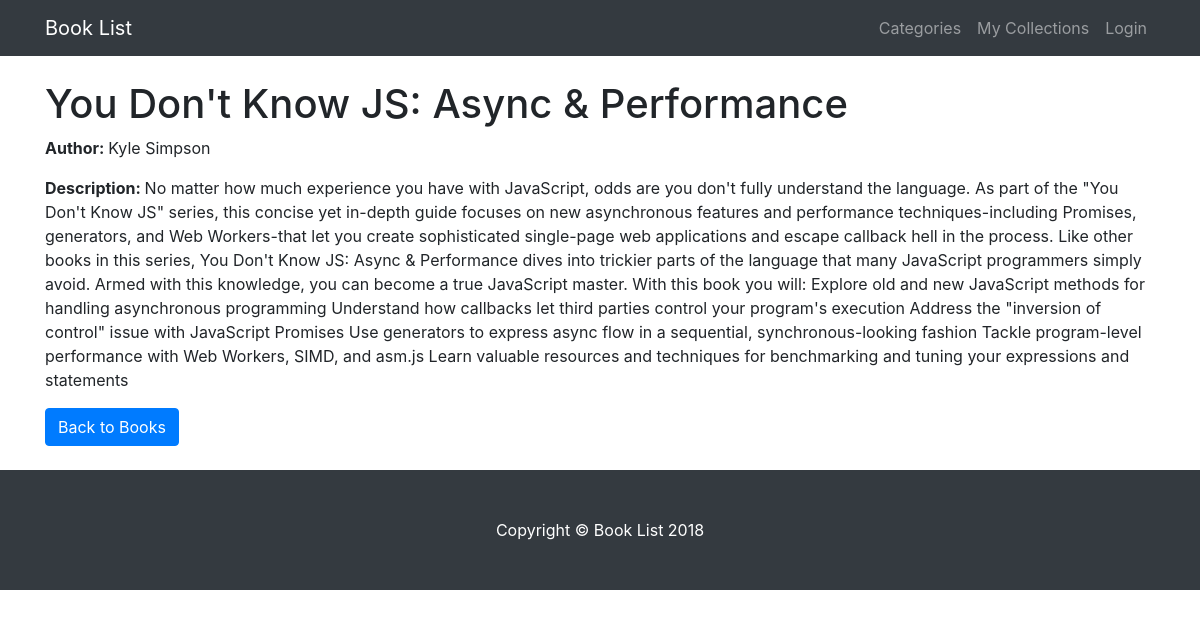
Page /category/2/book/4 on the committed database.
### database_setup.py (models this page shows, shortened)
class Book(Base):
    __tablename__ = 'book'
    id = Column(Integer, primary_key=True)
    name = Column(String(250), nullable=False)
    author = Column(String(250))
    desc = Column(String(1000))
    user_id = Column(String(250), ForeignKey('user.id'))
    user = relationship(User)
    category_id = Column(Integer, ForeignKey('category.id'))
    category = relationship(Category)

### project.py (the view)
@app.route('/category/<int:category_id>/book/<int:book_id>')
def bookDetail(category_id, book_id):
    book = session.query(Book).filter_by(id=book_id).one()
    return render_template(
        "bookDetail.html",
        book=book,
        category_id=category_id,
        session=login_session
    )

### templates/bookDetail.html
{% extends "main.html" %}
{% block content %}
    {% include "header.html" %}
    <br>
    <div class="container">
            <h1>{{book.name}}</h1>
            <p><b>Author: </b>{{book.author}}</p>
            <p><b>Description: </b>{{book.desc}}</p>
            <a href="{{url_for('categoryBooks', category_id=category_id)}}" class="btn btn-primary">Back to Books</a>
    </div>
    <br>
{% endblock %}

### static/4-col-portfolio.css (style rules this page uses)
body { padding-top: 54px; }
@media (min-width: 992px) { body { padding-top: 56px; } }

### rows in the picture
Book: name "You Don't Know JS: Async & Performance", author "Kyle Simpson", desc "No matter how much experience you have with JavaScript, odds are you don't fully understand the language. As part of the \"You Don't Know JS\" series, this concise yet in-depth guide focuses on new asynchronous features and performance techniques-including Promises, generators, and Web Workers-that let you create sophisticated single-page web applications and escape callback hell in the process. Like other books in this series, You Don't Know JS: Async & Performance dives into trickier parts of the language that many JavaScript programmers simply avoid. Armed with this knowledge, you can become a true JavaScript master. With this book you will: Explore old and new JavaScript methods for…"
